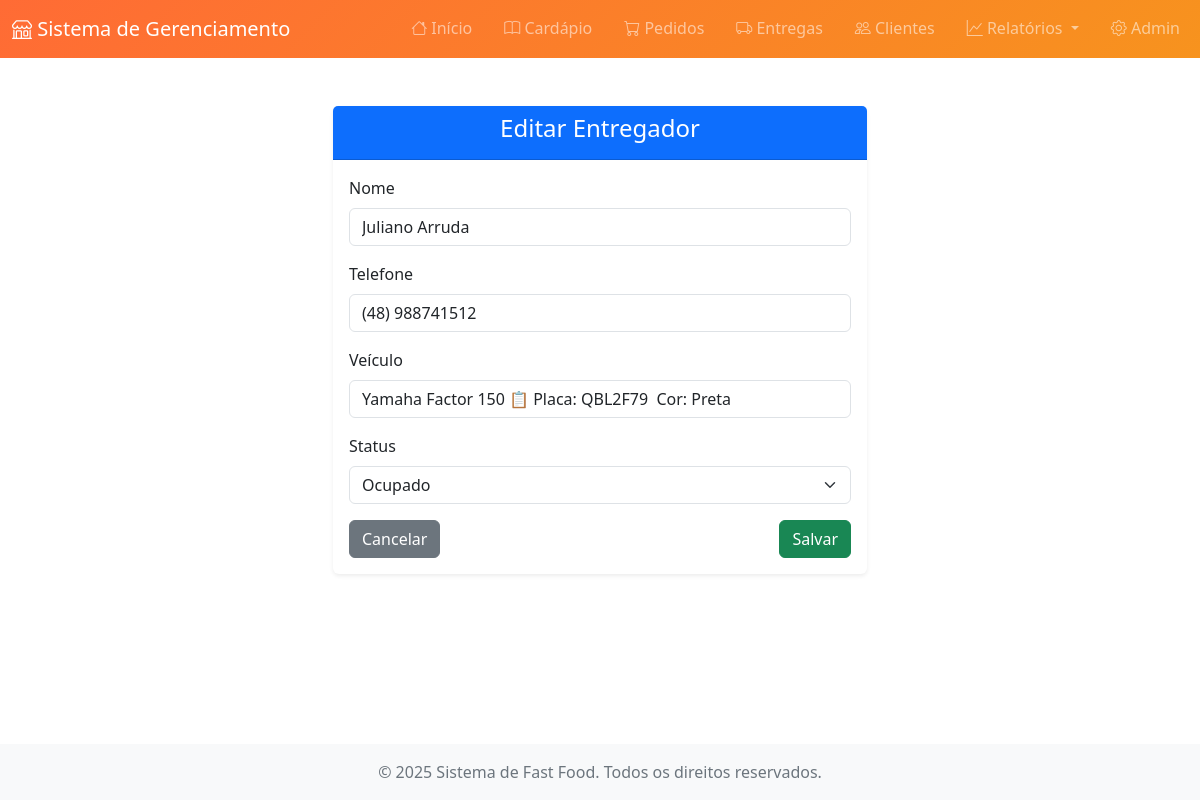
The page /entregas/entregadores/editar/2/ on the database its author committed.
### delivery/models.py (models this page shows, shortened)
class DeliveryPerson(models.Model):
    STATUS_CHOICES = [
        ('AVAILABLE', 'Disponível'),
        ('BUSY', 'Ocupado'),
        ('OFFLINE', 'Offline'),
    ]
    name = models.CharField('Nome', max_length=200)
    phone = models.CharField('Telefone', max_length=20)
    vehicle = models.CharField('Veículo', max_length=100)
    status = models.CharField('Status', max_length=20, choices=STATUS_CHOICES, default='AVAILABLE')
    created_at = models.DateTimeField('Criado em', auto_now_add=True)
    class Meta:
        verbose_name = 'Entregador'
        verbose_name_plural = 'Entregadores'
        ordering = ['name']

### delivery/views.py (the view)
# urls.py: path('entregadores/editar/<int:pk>/', views.delivery_person_edit, name='person_edit'),
def delivery_person_edit(request, pk):
    person = get_object_or_404(DeliveryPerson, pk=pk)
    if request.method == 'POST':
        form = DeliveryPersonForm(request.POST, instance=person)
        if form.is_valid():
            form.save()
            messages.success(request, 'Entregador atualizado com sucesso!')
            return redirect('delivery:person_list')
    else:
        form = DeliveryPersonForm(instance=person)
    return render(request, 'delivery/delivery_person_form.html', {'form': form, 'title': 'Editar Entregador'})

### delivery/forms.py
class DeliveryPersonForm(forms.ModelForm):
    class Meta:
        model = DeliveryPerson
        fields = ['name', 'phone', 'vehicle', 'status']
        widgets = {
            'name': forms.TextInput(attrs={'class': 'form-control'}),
            'phone': forms.TextInput(attrs={'class': 'form-control'}),
            'vehicle': forms.TextInput(attrs={'class': 'form-control'}),
            'status': forms.Select(attrs={'class': 'form-select'}),
        }

### templates/delivery/delivery_person_form.html (shortened to what this page needs)
{% extends 'base.html' %}
{% block content %}
<div class="container mt-5">
    <div class="row justify-content-center">
        <div class="col-md-6">
            <div class="card shadow-sm">
                <div class="card-header bg-primary text-white text-center">
                    <h4>{{ title }}</h4>
                </div>
                <div class="card-body">
                    <form method="post">
                        {% for field in form %}
                        <div class="mb-3">
                            <label class="form-label">{{ field.label }}</label>
                            {{ field }}
                        </div>
                        {% endfor %}
                        <div class="d-flex justify-content-between">
                            <a href="{% url 'delivery:person_list' %}" class="btn btn-secondary">Cancelar</a>
                            <button type="submit" class="btn btn-success">Salvar</button>
                        </div>
                    </form>
                </div>
            </div>
        </div>
    </div>
</div>
{% endblock %}

### templates/base.html (style rules this page uses)
:root { --primary-color: #ff6b35; --secondary-color: #f7931e; --dark-color: #2c3e50; }
.card { border: none; box-shadow: 0 2px 10px rgba(0,0,0,0.1); transition: transform 0.2s; }

### rows shown on the page
DeliveryPerson: form "Juliano Arruda" "(48) 988741512" "Yamaha Factor 150 📋 Placa: QBL2F79 Cor: Preta" "Ocupado"

### other values the page prints
{{ title }} "Editar Entregador"
{{ field.label }} "Nome" "Telefone" "Veículo" "Status"
